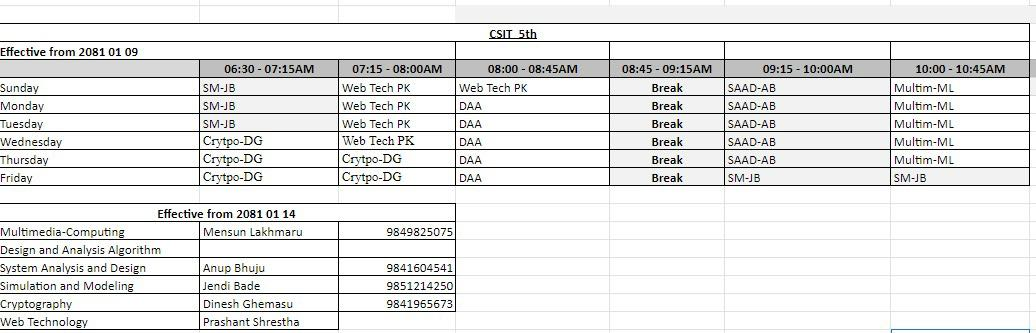
#> input picture 5th SEM/Multimedia Computing/Programs/Routine.jpg, 1036 x 333 px
$ python lab2.py
#> lines starting #> are read from the running program, lines starting #| are printed output that depends on the picture
from PIL import Image
import numpy as np

# open an image and show it's properties
image = Image.open("Routine.jpg")
#> image is the input picture: PIL image 1036x333 RGB; mean R, G, B 230.6, 230.8, 230.5
print(image.size)
#| (1036, 333)
print(image.format)
#| JPEG
print(image.mode)
#| RGB

# to convert image to an array
nparray = np.array(image)
print(nparray.shape)
#| (333, 1036, 3)
print(type(nparray))
#| <class 'numpy.ndarray'>
print(nparray)
#> (printed output is left out)

# from nparray to image
pilImage = Image.fromarray(nparray)
print(pilImage.mode)
#| RGB
print(pilImage.size)
#| (1036, 333)

# create random np.array and convert it to image
x = np.random.randint(0, 256, (512, 512, 3), dtype=np.uint8)
print(x)
print(type(x))
print(x.shape)
img = Image.fromarray(x)
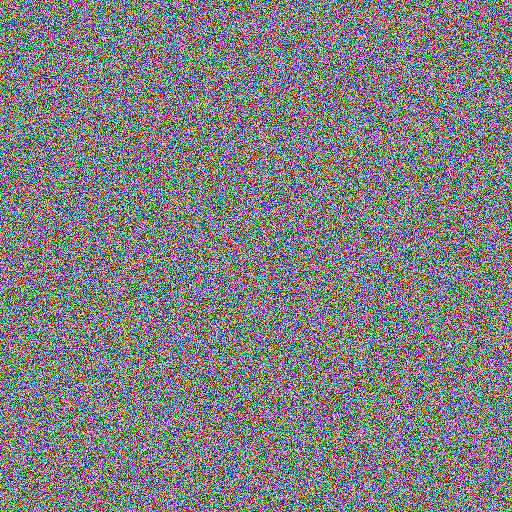
#> img: PIL image 512x512 RGB; mean R, G, B 127.3, 127.7, 127.6
img.save("sample.jpg")
